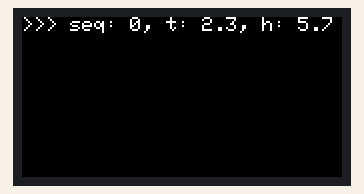
Simulated run of this sketch. Board: ESP32. On the bench: 160×80 colour display. Nothing arrives over Bluetooth unless stated; a phone connects over Bluetooth LE 3 s after start.

Above: at 0.2 s.
At 10.2 s:
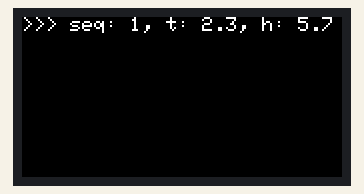
At 40.3 s:
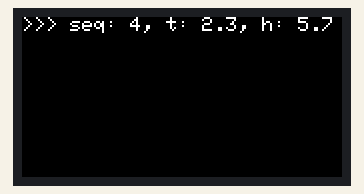
At 70.3 s:
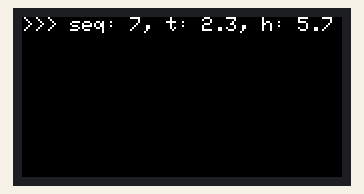
At 110.4 s:
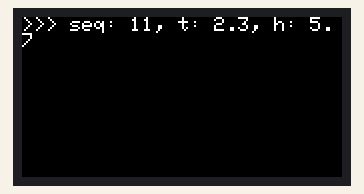
At 120.4 s:
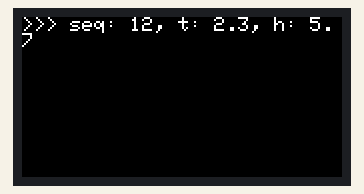

The sketch:

m5stickc_ble_broadcaster.ino
```cpp
#include <M5StickC.h>

#include "BLEDevice.h"

#define T_PERIOD 5
#define S_PERIOD 5

//#define SERVICE_UUID "e6c4bd66-c393-44d3-93a2-2d8e9af0c6f8"
//#define CHARACTERISTIC_UUID "e166ae41-572a-4dda-b7e5-a338999da9dc"

BLEAdvertising *pAdvertising;
uint8_t seq = 0;

uint16_t temp_data = 234;
uint16_t humid_data = 567;

void setAdvData(BLEAdvertising *pAdvertising) {
  uint16_t temp = temp_data;
  uint16_t humid = humid_data;

  BLEAdvertisementData oAdvertisementData = BLEAdvertisementData();
  oAdvertisementData.setFlags(0x06);

  std::string strServiceData = "";
  strServiceData += (char)0x08;
  strServiceData += (char)0xff;
  strServiceData += (char)0xff;
  strServiceData += (char)0xff;
  strServiceData += (char)seq;
  strServiceData += (char)(temp & 0xff);
  strServiceData += (char)((temp >> 8) & 0xff);
  strServiceData += (char)(humid &0xff);
  strServiceData += (char)((humid >> 8) & 0xff);

  oAdvertisementData.addData(strServiceData);
  pAdvertising->setAdvertisementData(oAdvertisementData);
}

void setup() {
  M5.begin();

  BLEDevice::init("M5StickC");
  BLEServer *pServer = BLEDevice::createServer();
  pAdvertising = pServer->getAdvertising();

  M5.Lcd.setRotation(3);
  M5.Lcd.setCursor(0, 0, 1);
  M5.Lcd.print("BLE Device Initialized.");
}

void loop() {
  setAdvData(pAdvertising);

  pAdvertising->start();
  M5.Lcd.fillScreen(BLACK);
  M5.Lcd.setCursor(0, 0);
  M5.Lcd.printf(">>> seq: %d, t: %.1f, h: %.1f\r\n", seq, (float)temp_data/100, (float)humid_data/100);
  delay(T_PERIOD * 1000);
  pAdvertising->stop();
  delay(S_PERIOD * 1000);

  seq++;
}
```

Measured:
- what the display in image 1 shows lasts 10.0 s, from 10.2 s to 20.2 s
